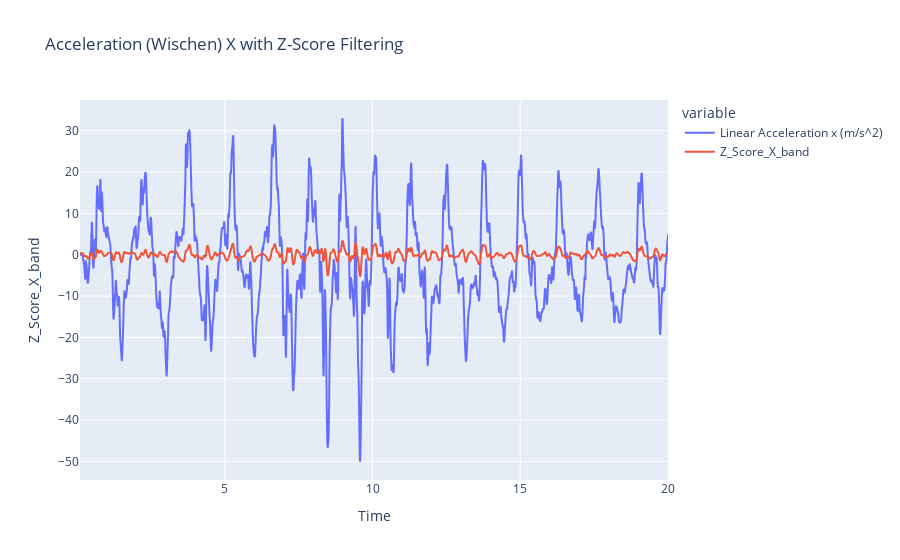
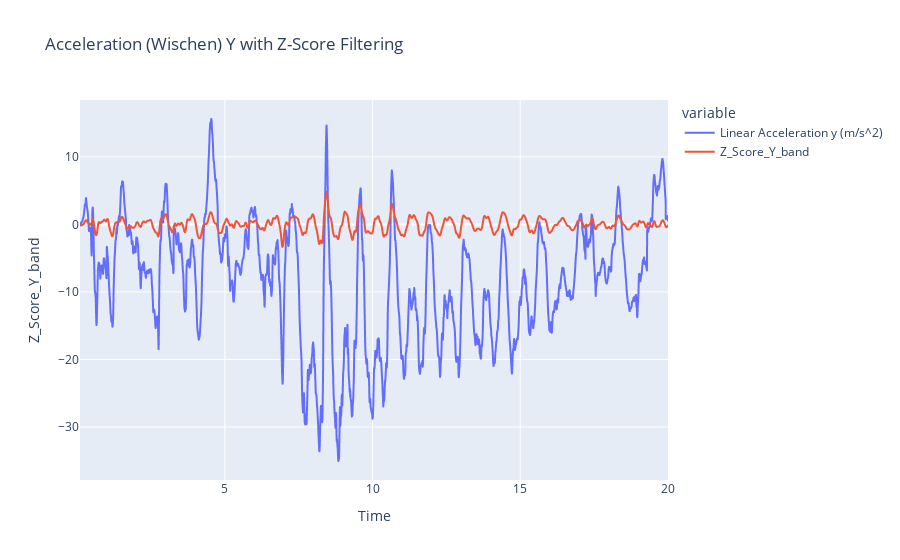
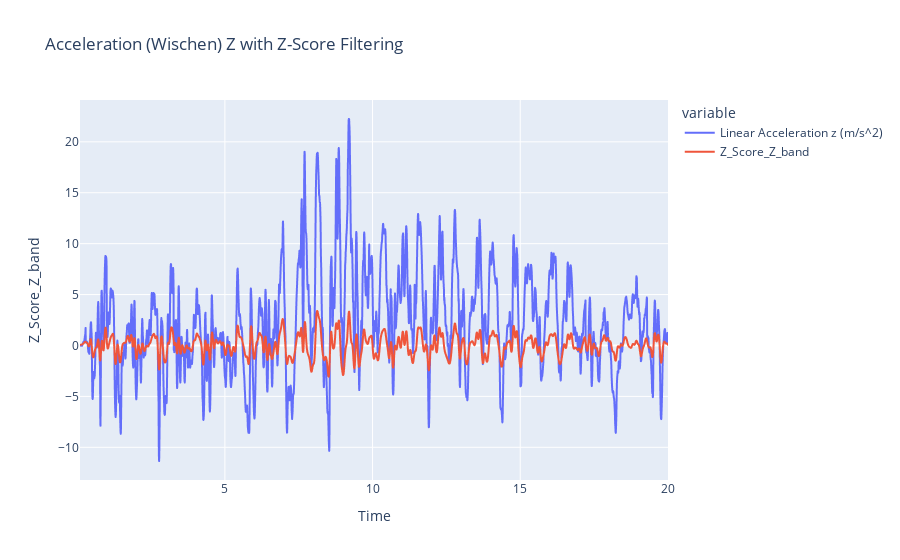
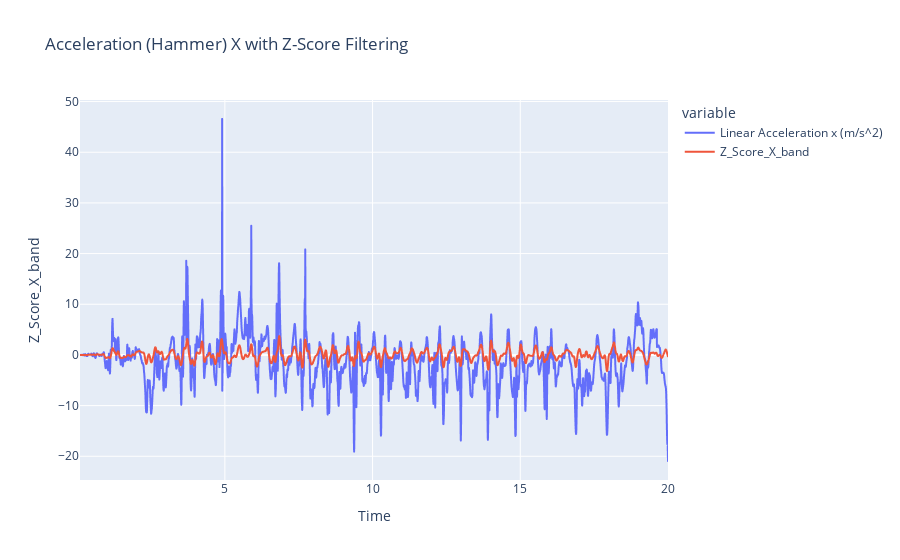

The notebook cell these images were saved under, in order:
### Markdown cell above
# Ausreißer Bereinigung
Hier wollen wir nun die möglichen Ausreißer bereinigen:

### Code cell
# Berechnung der Z-Scores für jede Spalte (X, Y, Z)
filtered_dataframeWischen['Z_Score_X_band'] = stats.zscore(filtered_dataframeWischen['filtered_X_band'])
filtered_dataframeWischen['Z_Score_Y_band'] = stats.zscore(filtered_dataframeWischen['filtered_Y_band'])
filtered_dataframeWischen['Z_Score_Z_band'] = stats.zscore(filtered_dataframeWischen['filtered_Z_band'])

filtered_dataframeHammer['Z_Score_X_band'] = stats.zscore(filtered_dataframeHammer['filtered_X_band'])
filtered_dataframeHammer['Z_Score_Y_band'] = stats.zscore(filtered_dataframeHammer['filtered_Y_band'])
filtered_dataframeHammer['Z_Score_Z_band'] = stats.zscore(filtered_dataframeHammer['filtered_Z_band'])

# Festlegen eines Schwellenwerts für Z-Scores, ab dem ein Punkt als Ausreißer betrachtet wird
z_score_threshold = 4  

# Filtern der Ausreißer aus dem filterd_dataframe (nur wenn alle drei Achsen unterhalb des Threshold liegen sind Daten ok)
filtered_dataframe = filtered_dataframeWischen[(abs(filtered_dataframeWischen['Z_Score_X_band']) <= z_score_threshold) &
                     (abs(filtered_dataframeWischen['Z_Score_Y_band']) <= z_score_threshold) &
                     (abs(filtered_dataframeWischen['Z_Score_Z_band']) <= z_score_threshold)]



# Jetzt enthält 'filtered_dataframe' nur noch die Datenpunkte, die nicht als Ausreißer betrachtet werden.
print(filtered_dataframeWischen.shape)
print(filtered_dataframeHammer.shape)

#Plotting
plot_filter(filtered_dataframeWischen, 'Linear Acceleration x (m/s^2)', 'Z_Score_X_band', 'Acceleration (Wischen) X with Z-Score Filtering')
plot_filter(filtered_dataframeWischen, 'Linear Acceleration y (m/s^2)', 'Z_Score_Y_band', 'Acceleration (Wischen) Y with Z-Score Filtering')
plot_filter(filtered_dataframeWischen, 'Linear Acceleration z (m/s^2)', 'Z_Score_Z_band', 'Acceleration (Wischen) Z with Z-Score Filtering')

plot_filter(filtered_dataframeHammer, 'Linear Acceleration x (m/s^2)', 'Z_Score_X_band', 'Acceleration (Hammer) X with Z-Score Filtering')
plot_filter(filtered_dataframeHammer, 'Linear Acceleration y (m/s^2)', 'Z_Score_Y_band', 'Acceleration (Hammer) Y with Z-Score Filtering')
plot_filter(filtered_dataframeHammer, 'Linear Acceleration z (m/s^2)', 'Z_Score_Z_band', 'Acceleration (Hammer) Z with Z-Score Filtering')

### Figure 1 — Plotly figure (JSON) as saved in the notebook; plotly's stock layout.template omitted (floating-point values rounded to 4 significant figures; data arrays with more than 128 entries replaced by an {"elided": "..."} marker saying what was removed)
{"data": [{"hovertemplate": "variable=Linear Acceleration x (m/s^2)<br>Time (s)=%{x}<br>value=%{y}<extra></extra>", "legendgroup": "Linear Acceleration x (m/s^2)", "line": {"color": "#636efa", "dash": "solid"}, "marker": {"symbol": "circle"}, "mode": "lines", "name": "Linear Acceleration x (m/s^2)", "showlegend": true, "type": "scattergl", "x": {"elided": "3998 float values"}, "xaxis": "x", "y": {"elided": "3998 float values"}, "yaxis": "y"}, {"hovertemplate": "variable=Z_Score_X_band<br>Time (s)=%{x}<br>value=%{y}<extra></extra>", "legendgroup": "Z_Score_X_band", "line": {"color": "#EF553B", "dash": "solid"}, "marker": {"symbol": "circle"}, "mode": "lines", "name": "Z_Score_X_band", "showlegend": true, "type": "scattergl", "x": {"elided": "3998 float values"}, "xaxis": "x", "y": {"elided": "3998 float values"}, "yaxis": "y"}], "layout": {"legend": {"title": {"text": "variable"}, "tracegroupgap": 0}, "title": {"text": "Acceleration (Wischen) X with Z-Score Filtering"}, "xaxis": {"anchor": "y", "domain": [0, 1], "title": {"text": "Time"}}, "yaxis": {"anchor": "x", "domain": [0, 1], "title": {"text": "Z_Score_X_band"}}}}

### Figure 2 — Plotly figure (JSON) as saved in the notebook; plotly's stock layout.template omitted (floating-point values rounded to 4 significant figures; data arrays with more than 128 entries replaced by an {"elided": "..."} marker saying what was removed)
{"data": [{"hovertemplate": "variable=Linear Acceleration y (m/s^2)<br>Time (s)=%{x}<br>value=%{y}<extra></extra>", "legendgroup": "Linear Acceleration y (m/s^2)", "line": {"color": "#636efa", "dash": "solid"}, "marker": {"symbol": "circle"}, "mode": "lines", "name": "Linear Acceleration y (m/s^2)", "showlegend": true, "type": "scattergl", "x": {"elided": "3998 float values"}, "xaxis": "x", "y": {"elided": "3998 float values"}, "yaxis": "y"}, {"hovertemplate": "variable=Z_Score_Y_band<br>Time (s)=%{x}<br>value=%{y}<extra></extra>", "legendgroup": "Z_Score_Y_band", "line": {"color": "#EF553B", "dash": "solid"}, "marker": {"symbol": "circle"}, "mode": "lines", "name": "Z_Score_Y_band", "showlegend": true, "type": "scattergl", "x": {"elided": "3998 float values"}, "xaxis": "x", "y": {"elided": "3998 float values"}, "yaxis": "y"}], "layout": {"legend": {"title": {"text": "variable"}, "tracegroupgap": 0}, "title": {"text": "Acceleration (Wischen) Y with Z-Score Filtering"}, "xaxis": {"anchor": "y", "domain": [0, 1], "title": {"text": "Time"}}, "yaxis": {"anchor": "x", "domain": [0, 1], "title": {"text": "Z_Score_Y_band"}}}}

### Figure 3 — Plotly figure (JSON) as saved in the notebook; plotly's stock layout.template omitted (floating-point values rounded to 4 significant figures; data arrays with more than 128 entries replaced by an {"elided": "..."} marker saying what was removed)
{"data": [{"hovertemplate": "variable=Linear Acceleration z (m/s^2)<br>Time (s)=%{x}<br>value=%{y}<extra></extra>", "legendgroup": "Linear Acceleration z (m/s^2)", "line": {"color": "#636efa", "dash": "solid"}, "marker": {"symbol": "circle"}, "mode": "lines", "name": "Linear Acceleration z (m/s^2)", "showlegend": true, "type": "scattergl", "x": {"elided": "3998 float values"}, "xaxis": "x", "y": {"elided": "3998 float values"}, "yaxis": "y"}, {"hovertemplate": "variable=Z_Score_Z_band<br>Time (s)=%{x}<br>value=%{y}<extra></extra>", "legendgroup": "Z_Score_Z_band", "line": {"color": "#EF553B", "dash": "solid"}, "marker": {"symbol": "circle"}, "mode": "lines", "name": "Z_Score_Z_band", "showlegend": true, "type": "scattergl", "x": {"elided": "3998 float values"}, "xaxis": "x", "y": {"elided": "3998 float values"}, "yaxis": "y"}], "layout": {"legend": {"title": {"text": "variable"}, "tracegroupgap": 0}, "title": {"text": "Acceleration (Wischen) Z with Z-Score Filtering"}, "xaxis": {"anchor": "y", "domain": [0, 1], "title": {"text": "Time"}}, "yaxis": {"anchor": "x", "domain": [0, 1], "title": {"text": "Z_Score_Z_band"}}}}

### Figure 4 — Plotly figure (JSON) as saved in the notebook; plotly's stock layout.template omitted (floating-point values rounded to 4 significant figures; data arrays with more than 128 entries replaced by an {"elided": "..."} marker saying what was removed)
{"data": [{"hovertemplate": "variable=Linear Acceleration x (m/s^2)<br>Time (s)=%{x}<br>value=%{y}<extra></extra>", "legendgroup": "Linear Acceleration x (m/s^2)", "line": {"color": "#636efa", "dash": "solid"}, "marker": {"symbol": "circle"}, "mode": "lines", "name": "Linear Acceleration x (m/s^2)", "showlegend": true, "type": "scattergl", "x": {"elided": "3997 float values"}, "xaxis": "x", "y": {"elided": "3997 float values"}, "yaxis": "y"}, {"hovertemplate": "variable=Z_Score_X_band<br>Time (s)=%{x}<br>value=%{y}<extra></extra>", "legendgroup": "Z_Score_X_band", "line": {"color": "#EF553B", "dash": "solid"}, "marker": {"symbol": "circle"}, "mode": "lines", "name": "Z_Score_X_band", "showlegend": true, "type": "scattergl", "x": {"elided": "3997 float values"}, "xaxis": "x", "y": {"elided": "3997 float values"}, "yaxis": "y"}], "layout": {"legend": {"title": {"text": "variable"}, "tracegroupgap": 0}, "title": {"text": "Acceleration (Hammer) X with Z-Score Filtering"}, "xaxis": {"anchor": "y", "domain": [0, 1], "title": {"text": "Time"}}, "yaxis": {"anchor": "x", "domain": [0, 1], "title": {"text": "Z_Score_X_band"}}}}
